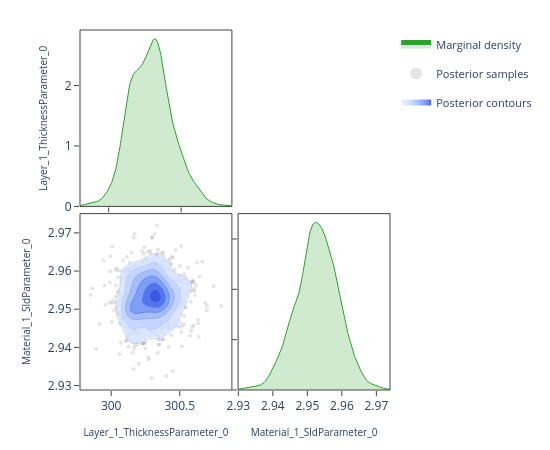

Notebook code cell kept with this figure:
### Code cell
# ---- Pairwise focus: thickness vs SLD ---------------------------------------
# A 2-parameter corner plot zooms in on the joint posterior for a specific
# pair.  This is the same view the EasyReflectometryApp's "2D Heatmap"
# sub-tab uses to inspect parameter degeneracies.


params_of_interest = ['Layer_1_ThicknessParameter_0', 'Material_1_SldParameter_0']
idx = [posterior.param_names.index(p) for p in params_of_interest]
subset_draws = np.asarray(posterior.draws)[:, idx]

fig = plot_corner(subset_draws, params_of_interest)
fig.show()

### Figure 1 — Plotly figure (JSON) as saved in the notebook; plotly's stock layout.template omitted (floating-point values rounded to 4 significant figures; data arrays with more than 128 entries replaced by an {"elided": "..."} marker saying what was removed)
{"data": [{"fill": "tozeroy", "fillcolor": "rgba(44, 160, 44, 0.22)", "hoverinfo": "skip", "legendgroup": "marginal", "line": {"color": "rgb(44, 160, 44)", "width": 1}, "mode": "lines", "name": "Marginal density", "showlegend": true, "type": "scatter", "x": {"elided": "256 float values"}, "xaxis": "x", "y": {"elided": "256 float values"}, "yaxis": "y"}, {"hoverinfo": "skip", "legendgroup": "scatter", "marker": {"color": "rgba(140, 140, 140, 0.22)", "size": 4}, "mode": "markers", "name": "Posterior samples", "showlegend": true, "type": "scatter", "x": {"elided": "720 float values"}, "xaxis": "x3", "y": {"elided": "720 float values"}, "yaxis": "y3", "zorder": 0}, {"colorscale": [[0.0, "rgba(224, 233, 255, 0.62)"], [0.35, "rgba(183, 203, 255, 0.70)"], [0.6, "rgba(138, 169, 252, 0.78)"], [0.82, "rgba(96, 131, 242, 0.84)"], [1.0, "rgba(58, 86, 224, 0.90)"]], "connectgaps": false, "contours": {"coloring": "fill", "end": 174.4, "showlabels": false, "showlines": false, "size": 27.54, "start": 36.71}, "hoverinfo": "skip", "legendgroup": "contour", "name": "Posterior contours", "showlegend": true, "showscale": false, "type": "contour", "x": [299.8, 299.8, 299.8, 299.8, 299.9, 299.9, 299.9, 299.9, 299.9, 299.9, 299.9, 299.9, 300.0, 300.0, 300.0, 300.0, 300.0, 300.0, 300.0, 300.1, 300.1, 300.1, 300.1, 300.1, 300.1, 300.1, 300.1, 300.2, 300.2, 300.2, 300.2, 300.2, 300.2, 300.2, 300.3, 300.3, 300.3, 300.3, 300.3, 300.3, 300.3, 300.3, 300.4, 300.4, 300.4, 300.4, 300.4, 300.4, 300.4, 300.5, 300.5, 300.5, 300.5, 300.5, 300.5, 300.5, 300.5, 300.6, 300.6, 300.6, 300.6, 300.6, 300.6, 300.6, 300.7, 300.7, 300.7, 300.7, 300.7, 300.7, 300.7, 300.7, 300.8, 300.8, 300.8, 300.8, 300.8, 300.8, 300.8, 300.9], "xaxis": "x3", "y": [2.93, 2.93, 2.931, 2.932, 2.932, 2.933, 2.933, 2.934, 2.934, 2.935, 2.936, 2.936, 2.937, 2.937, 2.938, 2.938, 2.939, 2.939, 2.94, 2.941, 2.941, 2.942, 2.942, 2.943, 2.943, 2.944, 2.944, 2.945, 2.946, 2.946, 2.947, 2.947, 2.948, 2.948, 2.949, 2.949, 2.95, 2.951, 2.951, 2.952, 2.952, 2.953, 2.953, 2.954, 2.954, 2.955, 2.956, 2.956, 2.957, 2.957, 2.958, 2.958, 2.959, 2.959, 2.96, 2.961, 2.961, 2.962, 2.962, 2.963, 2.963, 2.964, 2.964, 2.965, 2.966, 2.966, 2.967, 2.967, 2.968, 2.968, 2.969, 2.969, 2.97, 2.971, 2.971, 2.972, 2.972, 2.973, 2.973, 2.974], "yaxis": "y3", "z": {"elided": "80x80 float values"}, "zmax": 174.4, "zmin": 36.71, "zorder": 1}, {"colorscale": [[0.0, "rgba(183, 203, 255, 0.94)"], [0.35, "rgba(183, 203, 255, 0.94)"], [0.35, "rgba(138, 169, 252, 0.95)"], [0.6, "rgba(138, 169, 252, 0.95)"], [0.6, "rgba(96, 131, 242, 0.96)"], [0.82, "rgba(96, 131, 242, 0.96)"], [0.82, "rgba(58, 86, 224, 0.98)"], [1.0, "rgba(58, 86, 224, 0.98)"]], "contours": {"coloring": "lines", "end": 174.4, "showlabels": false, "size": 27.54, "start": 36.71}, "hoverinfo": "skip", "legendgroup": "contour", "line": {"width": 0.9}, "showlegend": false, "showscale": false, "type": "contour", "x": [299.8, 299.8, 299.8, 299.8, 299.9, 299.9, 299.9, 299.9, 299.9, 299.9, 299.9, 299.9, 300.0, 300.0, 300.0, 300.0, 300.0, 300.0, 300.0, 300.1, 300.1, 300.1, 300.1, 300.1, 300.1, 300.1, 300.1, 300.2, 300.2, 300.2, 300.2, 300.2, 300.2, 300.2, 300.3, 300.3, 300.3, 300.3, 300.3, 300.3, 300.3, 300.3, 300.4, 300.4, 300.4, 300.4, 300.4, 300.4, 300.4, 300.5, 300.5, 300.5, 300.5, 300.5, 300.5, 300.5, 300.5, 300.6, 300.6, 300.6, 300.6, 300.6, 300.6, 300.6, 300.7, 300.7, 300.7, 300.7, 300.7, 300.7, 300.7, 300.7, 300.8, 300.8, 300.8, 300.8, 300.8, 300.8, 300.8, 300.9], "xaxis": "x3", "y": [2.93, 2.93, 2.931, 2.932, 2.932, 2.933, 2.933, 2.934, 2.934, 2.935, 2.936, 2.936, 2.937, 2.937, 2.938, 2.938, 2.939, 2.939, 2.94, 2.941, 2.941, 2.942, 2.942, 2.943, 2.943, 2.944, 2.944, 2.945, 2.946, 2.946, 2.947, 2.947, 2.948, 2.948, 2.949, 2.949, 2.95, 2.951, 2.951, 2.952, 2.952, 2.953, 2.953, 2.954, 2.954, 2.955, 2.956, 2.956, 2.957, 2.957, 2.958, 2.958, 2.959, 2.959, 2.96, 2.961, 2.961, 2.962, 2.962, 2.963, 2.963, 2.964, 2.964, 2.965, 2.966, 2.966, 2.967, 2.967, 2.968, 2.968, 2.969, 2.969, 2.97, 2.971, 2.971, 2.972, 2.972, 2.973, 2.973, 2.974], "yaxis": "y3", "z": {"elided": "80x80 float values"}, "zmax": 174.4, "zmin": 36.71, "zorder": 2}, {"fill": "tozeroy", "fillcolor": "rgba(44, 160, 44, 0.22)", "hoverinfo": "skip", "legendgroup": "marginal", "line": {"color": "rgb(44, 160, 44)", "width": 1}, "mode": "lines", "name": "Marginal density", "showlegend": false, "type": "scatter", "x": {"elided": "256 float values"}, "xaxis": "x4", "y": {"elided": "256 float values"}, "yaxis": "y4"}], "layout": {"height": 450, "legend": {"font": {"size": 11}, "itemsizing": "constant", "orientation": "v", "x": 1.02, "xanchor": "left", "y": 1.0, "yanchor": "top"}, "margin": {"b": 60, "l": 80, "r": 160, "t": 30}, "plot_bgcolor": "white", "shapes": [{"fillcolor": "rgba(0,0,0,0)", "layer": "above", "line": {"color": "#444", "width": 1}, "type": "rect", "x0": 0, "x1": 1, "xref": "x domain", "y0": 0, "y1": 1, "yref": "y domain"}, {"fillcolor": "rgba(0,0,0,0)", "layer": "above", "line": {"color": "#444", "width": 1}, "type": "rect", "x0": 0, "x1": 1, "xref": "x3 domain", "y0": 0, "y1": 1, "yref": "y3 domain"}, {"fillcolor": "rgba(0,0,0,0)", "layer": "above", "line": {"color": "#444", "width": 1}, "type": "rect", "x0": 0, "x1": 1, "xref": "x4 domain", "y0": 0, "y1": 1, "yref": "y4 domain"}], "showlegend": true, "width": 550, "xaxis": {"anchor": "y", "domain": [0.0, 0.49], "showgrid": false, "showticklabels": false, "ticks": "outside", "zeroline": false}, "xaxis2": {"anchor": "y2", "domain": [0.51, 1.0], "showgrid": false, "ticks": "outside", "visible": false, "zeroline": false}, "xaxis3": {"anchor": "y3", "domain": [0.0, 0.49], "showgrid": false, "ticks": "outside", "title": {"font": {"size": 10}, "text": "Layer_1_ThicknessParameter_0"}, "zeroline": false}, "xaxis4": {"anchor": "y4", "domain": [0.51, 1.0], "showgrid": false, "ticks": "outside", "title": {"font": {"size": 10}, "text": "Material_1_SldParameter_0"}, "zeroline": false}, "yaxis": {"anchor": "x", "domain": [0.51, 1.0], "showgrid": false, "ticks": "outside", "title": {"font": {"size": 10}, "text": "Layer_1_ThicknessParameter_0"}, "zeroline": false}, "yaxis2": {"anchor": "x2", "domain": [0.51, 1.0], "showgrid": false, "ticks": "outside", "visible": false, "zeroline": false}, "yaxis3": {"anchor": "x3", "domain": [0.0, 0.49], "showgrid": false, "ticks": "outside", "title": {"font": {"size": 10}, "text": "Material_1_SldParameter_0"}, "zeroline": false}, "yaxis4": {"anchor": "x4", "domain": [0.0, 0.49], "showgrid": false, "showticklabels": false, "ticks": "outside", "zeroline": false}}}
